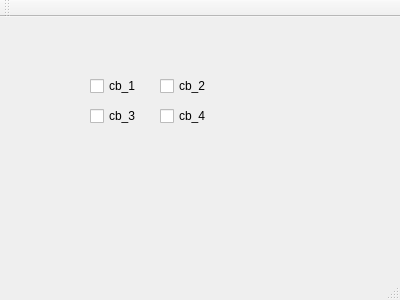
<?xml version="1.0" encoding="UTF-8"?>
<ui version="4.0">
 <class>MainWindow</class>
 <widget class="QMainWindow" name="MainWindow">
  <property name="geometry">
   <rect>
    <x>0</x>
    <y>0</y>
    <width>400</width>
    <height>300</height>
   </rect>
  </property>
  <property name="windowTitle">
   <string>MainWindow</string>
  </property>
  <widget class="QWidget" name="centralWidget">
   <widget class="QCheckBox" name="checkBox">
    <property name="geometry">
     <rect>
      <x>90</x>
      <y>60</y>
      <width>73</width>
      <height>18</height>
     </rect>
    </property>
    <property name="text">
     <string>cb_1</string>
    </property>
   </widget>
   <widget class="QCheckBox" name="checkBox_2">
    <property name="geometry">
     <rect>
      <x>160</x>
      <y>60</y>
      <width>73</width>
      <height>18</height>
     </rect>
    </property>
    <property name="text">
     <string>cb_2</string>
    </property>
   </widget>
   <widget class="QCheckBox" name="checkBox_3">
    <property name="geometry">
     <rect>
      <x>90</x>
      <y>90</y>
      <width>73</width>
      <height>18</height>
     </rect>
    </property>
    <property name="text">
     <string>cb_3</string>
    </property>
   </widget>
   <widget class="QCheckBox" name="checkBox_4">
    <property name="geometry">
     <rect>
      <x>160</x>
      <y>90</y>
      <width>73</width>
      <height>18</height>
     </rect>
    </property>
    <property name="text">
     <string>cb_4</string>
    </property>
   </widget>
  </widget>
  <widget class="QMenuBar" name="menuBar">
   <property name="geometry">
    <rect>
     <x>0</x>
     <y>0</y>
     <width>400</width>
     <height>22</height>
    </rect>
   </property>
  </widget>
  <widget class="QToolBar" name="mainToolBar">
   <attribute name="toolBarArea">
    <enum>TopToolBarArea</enum>
   </attribute>
   <attribute name="toolBarBreak">
    <bool>false</bool>
   </attribute>
  </widget>
  <widget class="QStatusBar" name="statusBar"/>
 </widget>
 <layoutdefault spacing="6" margin="11"/>
 <resources/>
 <connections/>
</ui>
